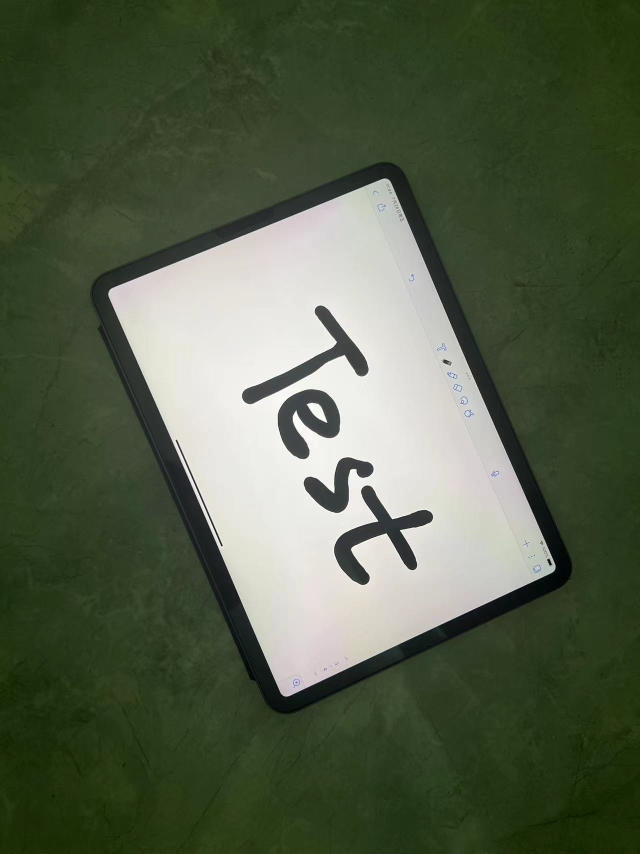
#> input picture 231-王文凯/Images/ipad_test.jpg, 1280 x 1707 px (shown at 1/2 size)
$ python perspective_transformation.py
#> lines starting #> are read from the running program, lines starting #| are printed output that depends on the picture
import cv2
import numpy as np


def generate_warp_matrix(src, dst):
    # src 与 dst 必须具有相同的行数 且不能小于4
    assert src.shape[0] == dst.shape[0] and src.shape[0] >= 4
    # nums 对应点的数量
    nums = src.shape[0]
    # A * warp_matrix = B
    A = np.zeros((2 * nums, 8))
    B = np.zeros((2 * nums, 1))
    for i in range(nums):
        # A_i 第i个源图像上的点坐标
        A_i = src[i, :]
        # B_i 第i个目标图像上的点坐标
        B_i = dst[i, :]
        A[2 * i, :] = [A_i[0], A_i[1], 1, 0, 0, 0, -A_i[0] * B_i[0], -A_i[1] * B_i[0]]
        B[2 * i, :] = B_i[0]
        B[2 * i + 1, :] = [0, 0, 0, A_i[0], A_i[1], 1, -A_i[0] * B_i[1], -A_i[1] * B_i[1]]
        B[2 * i + 1] = B_i[1]

    # 矩阵类型转换
    A = np.mat(A)
    warp_matrix = A.I * B

    # 将结果处理为3 * 3 的透视变换矩阵
    warp_matrix = np.array(warp_matrix).T[0]
    # a33 = 1
    warp_matrix = np.insert(warp_matrix, warp_matrix.shape[0], values=1.0, axis=0)
    warp_matrix = warp_matrix.reshape((3, 3))

    return warp_matrix


if __name__ == '__main__':
    img = cv2.imread("../Images/ipad_test.jpg")
#> img is the input picture: shape (1707, 1280, 3); mean B, G, R 73.2, 95.2, 84.5
    src = np.float32([[216, 581], [778, 351], [566, 1397], [1116, 1139]])
    dst = np.float32([[0, 0], [608, 0], [0, 890], [608, 890]])
    # warp_matrix = generate_warp_matrix(src, dst)
    warp_matrix = cv2.getPerspectiveTransform(src, dst)
    res = cv2.warpPerspective(img.copy(), warp_matrix, (608, 890))
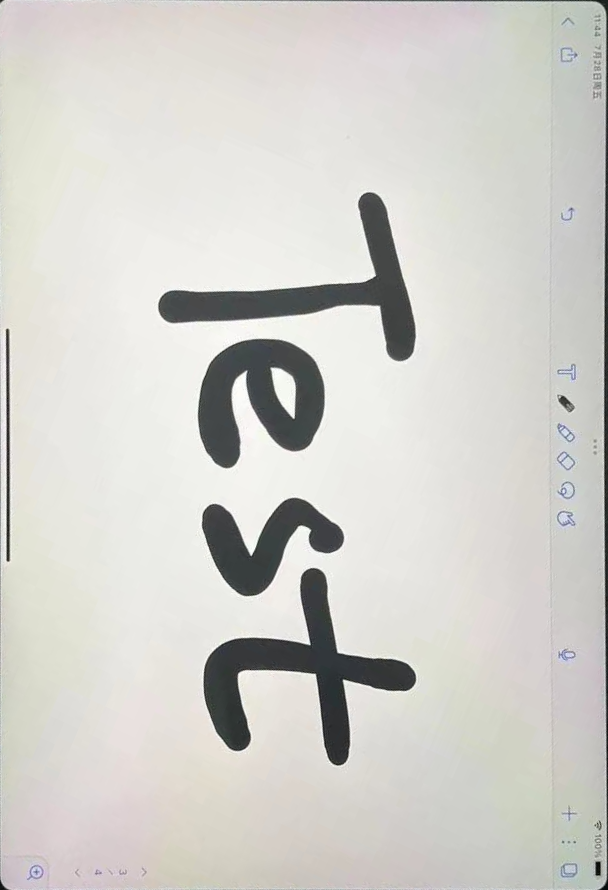
#> res: shape (890, 608, 3); mean B, G, R 203.3, 208.2, 209.3
    cv2.imshow("src", img)
    cv2.imshow("res", res)
    cv2.waitKey(0)
